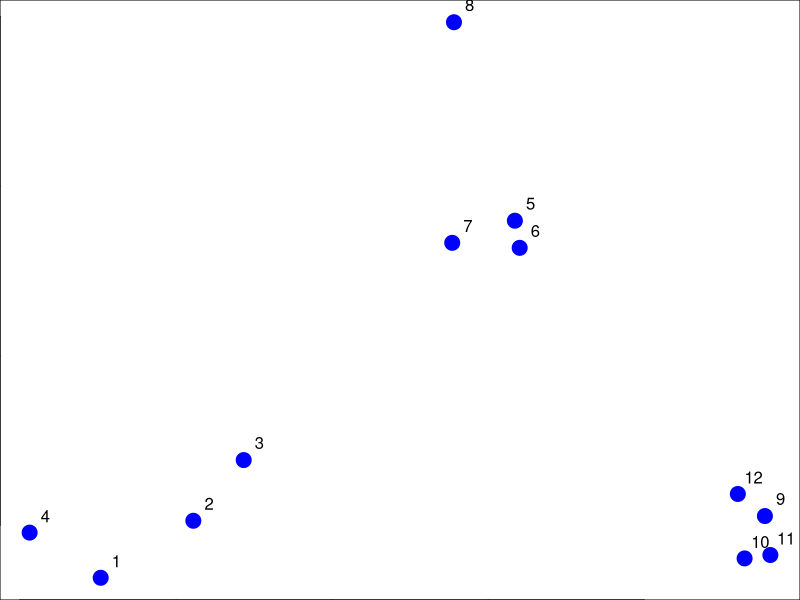
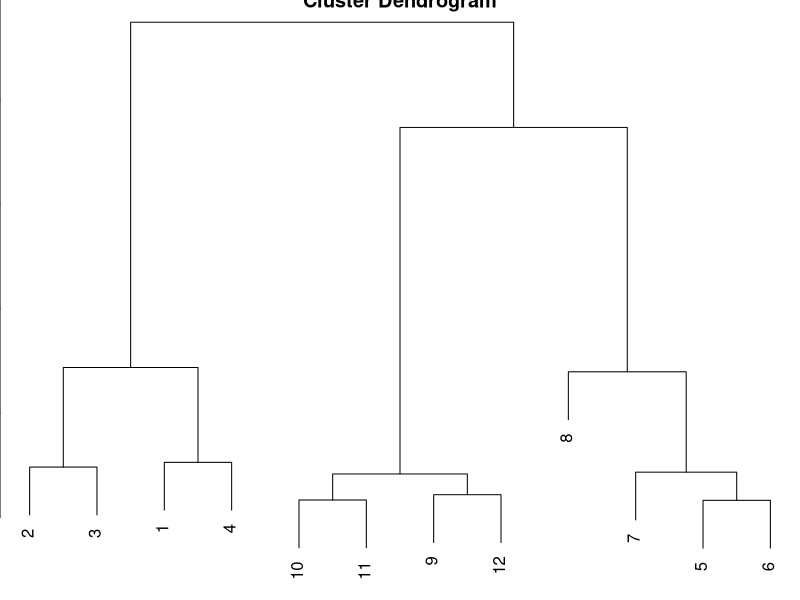
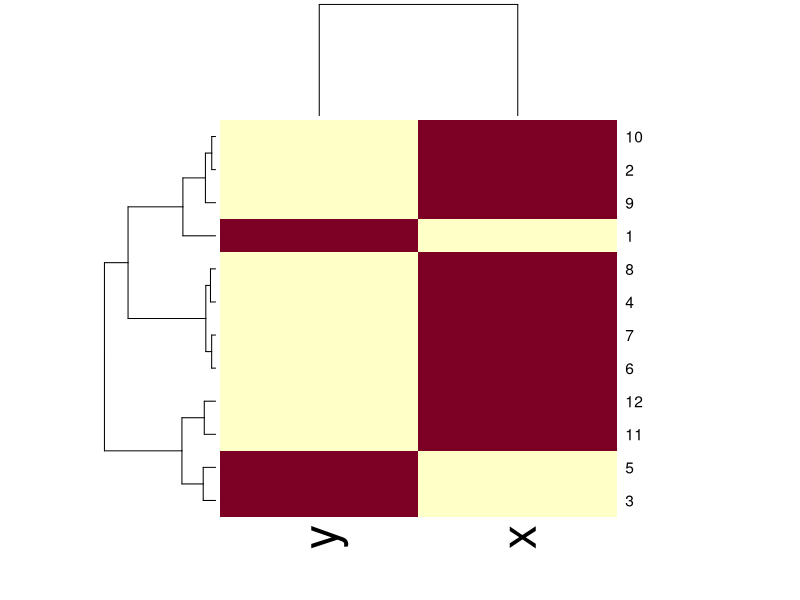

These charts were generated, in order, by the following R code:
# Clustering organizes things that are close into groups
#   -How do we define close?
#   -How do we group things?
#   -How do we visualize the grouping?
#   -How do we interpret the grouping?




# Hierarchical clustering
#   > An agglomerative approach
#       -Find closest two things
#       -Put them together
#       -Find next closest
#   > Requires
#       -A defined distance
#       -A merging approach
#   > Produces
#       -A tree showing how close things are to each other


# How do we define close?
#  > Most important step
#      -Garbage in -> garbage out
#  > Distance or similarity
#      -Continuous - euclidean distance
#      -Continuous - correlation similarity
#      -Binary - manhattan distance
#  > Pick a distance/similarity that makes sense for your problem

set.seed(1234)
par(mar = c(0, 0, 0, 0))
x <- rnorm(12, mean = rep(1:3, each = 4), sd = 0.2)
y <- rnorm(12, mean = rep(c(1, 2, 1), each = 4), sd = 0.2)
plot(x, y, col = "blue", pch = 19, cex = 2)
text(x + 0.05, y + 0.05, labels = as.character(1:12))

#Hierarchical clustering - dist
dataFrame <- data.frame(x = x, y = y)
dist(dataFrame)

#dataFrame <- data.frame(x = x, y = y)
distxy <- dist(dataFrame)
hClustering <- hclust(distxy)
plot(hClustering)

#heatmap()
dataFrame <- data.frame(x = x, y = y)
set.seed(143)
dataMatrix <- as.matrix(dataFrame)[sample(1:12), ]
heatmap(dataMatrix)
